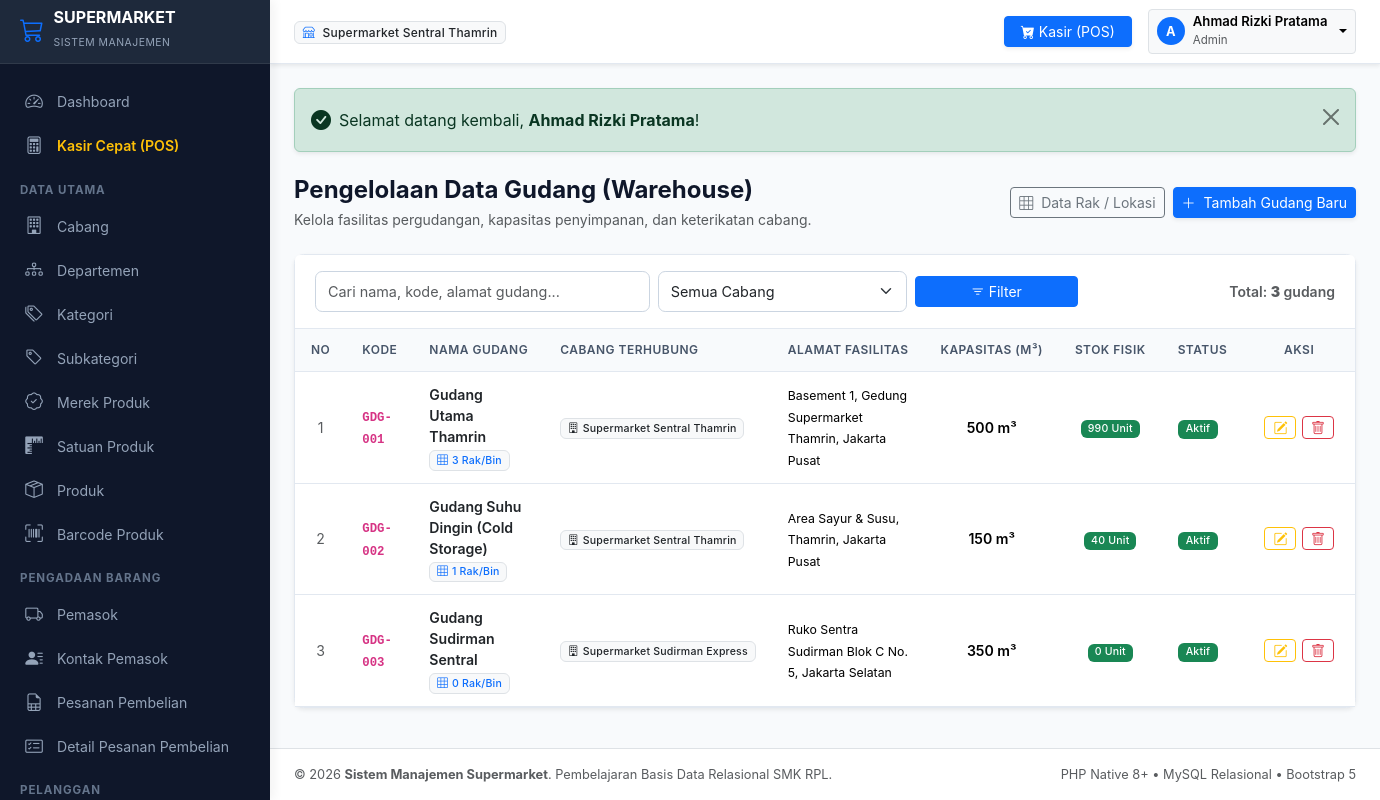
Page /modules/gudang/index.php (signed in) on the committed database.
### tables this page shows
CREATE TABLE `gudang` (
    `id_gudang` INT AUTO_INCREMENT PRIMARY KEY,
    `id_cabang` INT NOT NULL,
    `kode_gudang` VARCHAR(20) NOT NULL UNIQUE,
    `nama_gudang` VARCHAR(100) NOT NULL,
    `alamat` TEXT NOT NULL,
    `kapasitas_m3` INT NOT NULL DEFAULT 100,
    `status` ENUM('aktif', 'nonaktif') NOT NULL DEFAULT 'aktif',
    INDEX `idx_gudang_cabang` (`id_cabang`),
    CONSTRAINT `fk_gudang_cabang` FOREIGN KEY (`id_cabang`) 
        REFERENCES `cabang` (`id_cabang`) ON UPDATE CASCADE ON DELETE RESTRICT
);

CREATE TABLE `cabang` (
    `id_cabang` INT AUTO_INCREMENT PRIMARY KEY,
    `kode_cabang` VARCHAR(20) NOT NULL UNIQUE,
    `nama_cabang` VARCHAR(100) NOT NULL,
    `alamat` TEXT NOT NULL,
    `telepon` VARCHAR(20) NOT NULL,
    `email` VARCHAR(100) DEFAULT NULL,
    `status` ENUM('aktif', 'nonaktif') NOT NULL DEFAULT 'aktif',
    `created_at` DATETIME NOT NULL DEFAULT CURRENT_TIMESTAMP,
    INDEX `idx_cabang_status` (`status`)
);

### modules/gudang/index.php (the view, shortened to what this page needs)
<?php
require_once __DIR__ . '/../../includes/header.php';
$cari = trim($_GET['cari'] ?? '');
$halaman_aktif = (int)($_GET['halaman'] ?? 1);
$limit = 10;
$sqlCount = "
    SELECT COUNT(*)
    FROM gudang g
    INNER JOIN cabang c ON g.id_cabang = c.id_cabang
    WHERE 1=1
";
$params = [];
$stmt = $pdo->prepare($sqlCount);
$stmt->execute($params);
$total_data = (int)$stmt->fetchColumn();
$paginasi = hitung_pagination($total_data, $limit, $halaman_aktif);
$sqlData = "
    SELECT
        g.*,
        c.nama_cabang,
        (SELECT COUNT(*) FROM lokasi_gudang lg WHERE lg.id_gudang = g.id_gudang) AS total_lokasi,
        (SELECT COALESCE(SUM(ps.jumlah_stok), 0) FROM persediaan ps WHERE ps.id_gudang = g.id_gudang) AS total_stok_tersimpan
    FROM gudang g
    INNER JOIN cabang c ON g.id_cabang = c.id_cabang
    WHERE 1=1
";
$sqlData .= " ORDER BY g.id_gudang ASC LIMIT {$paginasi['limit']} OFFSET {$paginasi['offset']}";
$stmt = $pdo->prepare($sqlData);
$stmt->execute($params);
$daftar_gudang = $stmt->fetchAll();
?>
<div class="d-flex flex-column flex-md-row justify-content-between align-items-md-center gap-3 mb-4">
    <div>
        <h4 class="fw-bold mb-1">Pengelolaan Data Gudang (Warehouse)</h4>
        <p class="text-muted small mb-0">Kelola fasilitas pergudangan, kapasitas penyimpanan, dan keterikatan cabang.</p>
    </div>
    <div class="d-flex gap-2">
        <a href="<?= base_url('modules/lokasi_gudang/index.php') ?>" class="btn btn-outline-secondary btn-sm">
            <i class="bi bi-grid-3x3 me-1"></i> Data Rak / Lokasi
        </a>
        <a href="<?= base_url('modules/gudang/tambah.php') ?>" class="btn btn-primary btn-sm shadow-sm">
            <i class="bi bi-plus-lg me-1"></i> Tambah Gudang Baru
        </a>
    </div>
</div>
<div class="card shadow-sm">
    <div class="card-header bg-white py-3">
        <form method="GET" action="" class="row g-2 align-items-center">
            <div class="col-sm-5 col-md-4">
                <input type="text" name="cari" class="form-control form-control-sm" placeholder="Cari nama, kode, alamat gudang..." value="<?= escape($cari) ?>">
            </div>
            <div class="col-sm-4 col-md-3">
                <select name="id_cabang" class="form-select form-select-sm" onchange="this.form.submit()">
                    <option value="">Semua Cabang</option>
                </select>
            </div>
            <div class="col-sm-3 col-md-2">
                <button class="btn btn-primary btn-sm w-100" type="submit"><i class="bi bi-filter"></i> Filter</button>
            </div>
            <div class="col-md-3 text-md-end text-muted small">
                Total: <strong><?= $paginasi['total_data'] ?></strong> gudang
            </div>
        </form>
    </div>
    <div class="table-responsive">
        <table class="table table-hover align-middle">
            <thead>
                <tr>
                    <th style="width: 50px;" class="text-center">No</th>
                    <th>Kode</th>
                    <th>Nama Gudang</th>
                    <th>Cabang Terhubung</th>
                    <th>Alamat Fasilitas</th>
                    <th class="text-center">Kapasitas (m&sup3;)</th>
                    <th class="text-center">Stok Fisik</th>
                    <th>Status</th>
                    <th class="text-center" style="width: 140px;">Aksi</th>
                </tr>
            </thead>
            <tbody>
                <?php if (empty($daftar_gudang)): ?>
                    <tr>
                        <td colspan="9" class="text-center py-4 text-muted">
                            <i class="bi bi-house-door fs-3 d-block mb-1"></i> Data gudang tidak ditemukan.
                        </td>
                    </tr>
                <?php else: ?>
                    <?php $no = $paginasi['dari']; foreach ($daftar_gudang as $row): ?>
                        <tr>
                            <td class="text-center text-muted"><?= $no++ ?></td>
                            <td class="fw-semibold"><code><?= escape($row['kode_gudang']) ?></code></td>
                            <td>
                                <div class="fw-semibold text-dark"><?= escape($row['nama_gudang']) ?></div>
                                <a href="<?= base_url('modules/lokasi_gudang/index.php?id_gudang=' . $row['id_gudang']) ?>" class="badge bg-light text-primary border text-decoration-none">
                                    <i class="bi bi-grid-3x3 me-1"></i><?= $row['total_lokasi'] ?> Rak/Bin
                                </a>
                            </td>
                            <td><span class="badge bg-light text-dark border"><i class="bi bi-building me-1"></i><?= escape($row['nama_cabang']) ?></span></td>
                            <td><small><?= escape($row['alamat']) ?></small></td>
                            <td class="text-center fw-semibold"><?= number_format($row['kapasitas_m3']) ?> m&sup3;</td>
                            <td class="text-center">
                                <a href="<?= base_url('modules/persediaan/index.php?id_gudang=' . $row['id_gudang']) ?>" class="badge bg-success text-decoration-none">
                                    <?= number_format($row['total_stok_tersimpan']) ?> Unit
                                </a>
                            </td>
                            <td><?= badge_status($row['status']) ?></td>
                            <td class="text-center">
                                <div class="btn-action-group">
                                    <a href="<?= base_url('modules/gudang/edit.php?id=' . $row['id_gudang']) ?>" class="btn btn-outline-warning btn-sm py-0 px-2" title="Ubah Gudang">
                                        <i class="bi bi-pencil-square"></i>
                                    </a>
                                    <button type="button" class="btn btn-outline-danger btn-sm py-0 px-2" data-bs-toggle="modal" data-bs-target="#modalKonfirmasiHapus" data-url="<?= base_url('modules/gudang/hapus.php?id=' . $row['id_gudang']) ?>" data-nama="<?= escape($row['nama_gudang']) ?>" title="Hapus Gudang">
                                        <i class="bi bi-trash"></i>
                                    </button>
                                </div>
                            </td>
                        </tr>
                    <?php endforeach; ?>
                <?php endif; ?>
            </tbody>
        </table>
    </div>
</div>
<?php require_once __DIR__ . '/../../includes/footer.php'; ?>

### includes/fungsi.php (shortened to what this page needs)
<?php
function base_url($path = '') {
    $scriptName = str_replace('\\', '/', $_SERVER['SCRIPT_NAME'] ?? '');
    $parts = explode('/', trim($scriptName, '/'));
    $rootFolder = $parts[0] ?? '';
    $protocol = (!empty($_SERVER['HTTPS']) && $_SERVER['HTTPS'] !== 'off') ? 'https' : 'http';
    $host = $_SERVER['HTTP_HOST'] ?? 'localhost';
    $base = $protocol . '://' . $host . '/' . $rootFolder;
    if ($path !== '') {
        return rtrim($base, '/') . '/' . ltrim($path, '/');
    }
    return rtrim($base, '/');
}
function escape($string) {
    return htmlspecialchars((string)$string, ENT_QUOTES, 'UTF-8');
}
function badge_status($status) {
    $status_str = strtolower(trim((string)$status));
    $badge_class = 'bg-secondary';
    $label = ucfirst($status);
    switch ($status_str) {
        case 'aktif':
        case 'lunas':
        case 'diterima':
        case 'berhasil':
        case 'utama':
        case 'ya':
            $badge_class = 'bg-success';
            $label = ($status_str === 'ya') ? 'Ya' : ucfirst($status_str);
            break;
    }
    return "<span class=\"badge {$badge_class} px-2 py-1\">" . escape($label) . "</span>";
}
function flash_display() {
    if (isset($_SESSION['flash'])) {
        $tipe = $_SESSION['flash']['tipe'];
        $pesan = $_SESSION['flash']['pesan'];
        $icon = match($tipe) {
            'success' => 'bi-check-circle-fill',
            'danger' => 'bi-exclamation-triangle-fill',
            'warning' => 'bi-exclamation-circle-fill',
            default => 'bi-info-circle-fill'
        };
        echo "
        <div class=\"alert alert-{$tipe} alert-dismissible fade show d-flex align-items-center mb-4 shadow-sm\" role=\"alert\">
            <i class=\"bi {$icon} me-2 fs-5\"></i>
            <div class=\"flex-grow-1\">{$pesan}</div>
            <button type=\"button\" class=\"btn-close\" data-bs-dismiss=\"alert\" aria-label=\"Close\"></button>
        </div>";
    }
}
function hitung_pagination($total_data, $limit = 10, $halaman_aktif = 1) {
    $total_data = max(0, (int)$total_data);
    $limit = max(1, (int)$limit);
    $total_halaman = max(1, (int)ceil($total_data / $limit));
    $halaman_aktif = max(1, min((int)$halaman_aktif, $total_halaman));
    $offset = ($halaman_aktif - 1) * $limit;
    $dari = $total_data > 0 ? $offset + 1 : 0;
    $sampai = min($offset + $limit, $total_data);
    return [
        'total_data' => $total_data,
        'limit' => $limit,
        'halaman_aktif' => $halaman_aktif,
        'total_halaman' => $total_halaman,
        'offset' => $offset,
        'dari' => $dari,
        'sampai' => $sampai
    ];
}

### assets/css/style.css (style rules this page uses)
:root { --primary-color: #2563eb; --primary-hover: #1d4ed8; --secondary-color: #475569; --sidebar-bg: #0f172a; --sidebar-header: #1e293b; --sidebar-color: #94a3b8; --sidebar-hover: #ffffff; --sidebar-active-bg: #2563eb; --body-bg: #f8fafc; --card-bg: #ffffff; --border-color: #e2e8f0; --text-primary: #0f172a; --text-secondary: #64748b; --sidebar-width: 270px; --header-height: 64px; }
body { font-family: -apple-system, BlinkMacSystemFont, "Segoe UI", Roboto, "Helvetica Neue", Arial, sans-serif; background-color: var(--body-bg); color: var(--text-primary); min-height: 100vh; overflow-x: hidden; }
.card { border: 1px solid var(--border-color); border-radius: 0.6rem; box-shadow: 0 1px 3px rgba(0, 0, 0, 0.04); background-color: #ffffff; }
.card-header { background-color: #ffffff; border-bottom: 1px solid var(--border-color); padding: 1rem 1.25rem; font-weight: 600; }
.table { margin-bottom: 0; font-size: 0.88rem; vertical-align: middle; }
.table thead th { background-color: #f8fafc; color: #475569; font-weight: 600; text-transform: uppercase; font-size: 0.75rem; letter-spacing: 0.04em; border-bottom: 1px solid var(--border-color); white-space: nowrap; padding: 0.75rem 1rem; }
.table tbody td { padding: 0.75rem 1rem; border-bottom: 1px solid var(--border-color); }
.badge { font-weight: 500; letter-spacing: 0.02em; }
.form-control, .form-select { border-color: #cbd5e1; font-size: 0.9rem; border-radius: 0.45rem; padding: 0.55rem 0.75rem; }
.btn-action-group { display: inline-flex; gap: 0.35rem; }

### rows in the picture
gudang: kode_gudang "GDG-001", nama_gudang "Gudang Utama Thamrin", total_lokasi "3", id_cabang.nama_cabang "Supermarket Sentral Thamrin", alamat "Basement 1, Gedung Supermarket Thamrin, Jakarta Pusat", kapasitas_m3 "500", total_stok_tersimpan "990", status "Aktif"
gudang: kode_gudang "GDG-002", nama_gudang "Gudang Suhu Dingin (Cold Storage)", total_lokasi "1", id_cabang.nama_cabang "Supermarket Sentral Thamrin", alamat "Area Sayur & Susu, Thamrin, Jakarta Pusat", kapasitas_m3 "150", total_stok_tersimpan "40", status "Aktif"
gudang: kode_gudang "GDG-003", nama_gudang "Gudang Sudirman Sentral", total_lokasi "0", id_cabang.nama_cabang "Supermarket Sudirman Express", alamat "Ruko Sentra Sudirman Blok C No. 5, Jakarta Selatan", kapasitas_m3 "350", total_stok_tersimpan "0", status "Aktif"

### other values in the picture
$user_aktif['nama_cabang'] "Supermarket Sentral Thamrin"
substr($user_aktif['nama_karyawan'], 0, 1) "A"
$user_aktif['nama_karyawan'] "Ahmad Rizki Pratama"
$user_aktif['peran'] "Admin"
$pesan "Selamat datang kembali, Ahmad Rizki Pratama !"
$paginasi['total_data'] "3"
